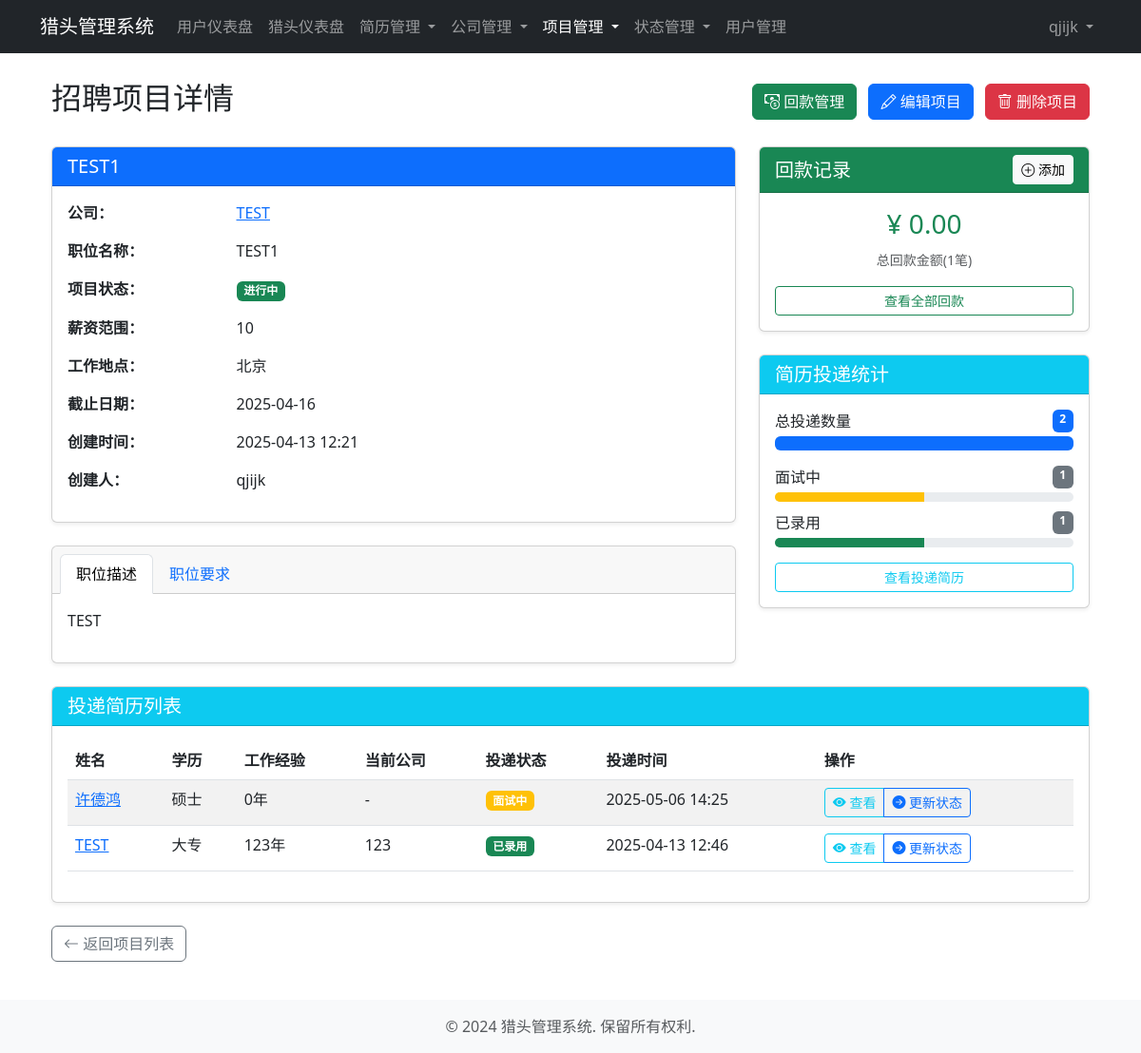
Page /headhunting/projects/1/ (signed in) on the earlier database version.
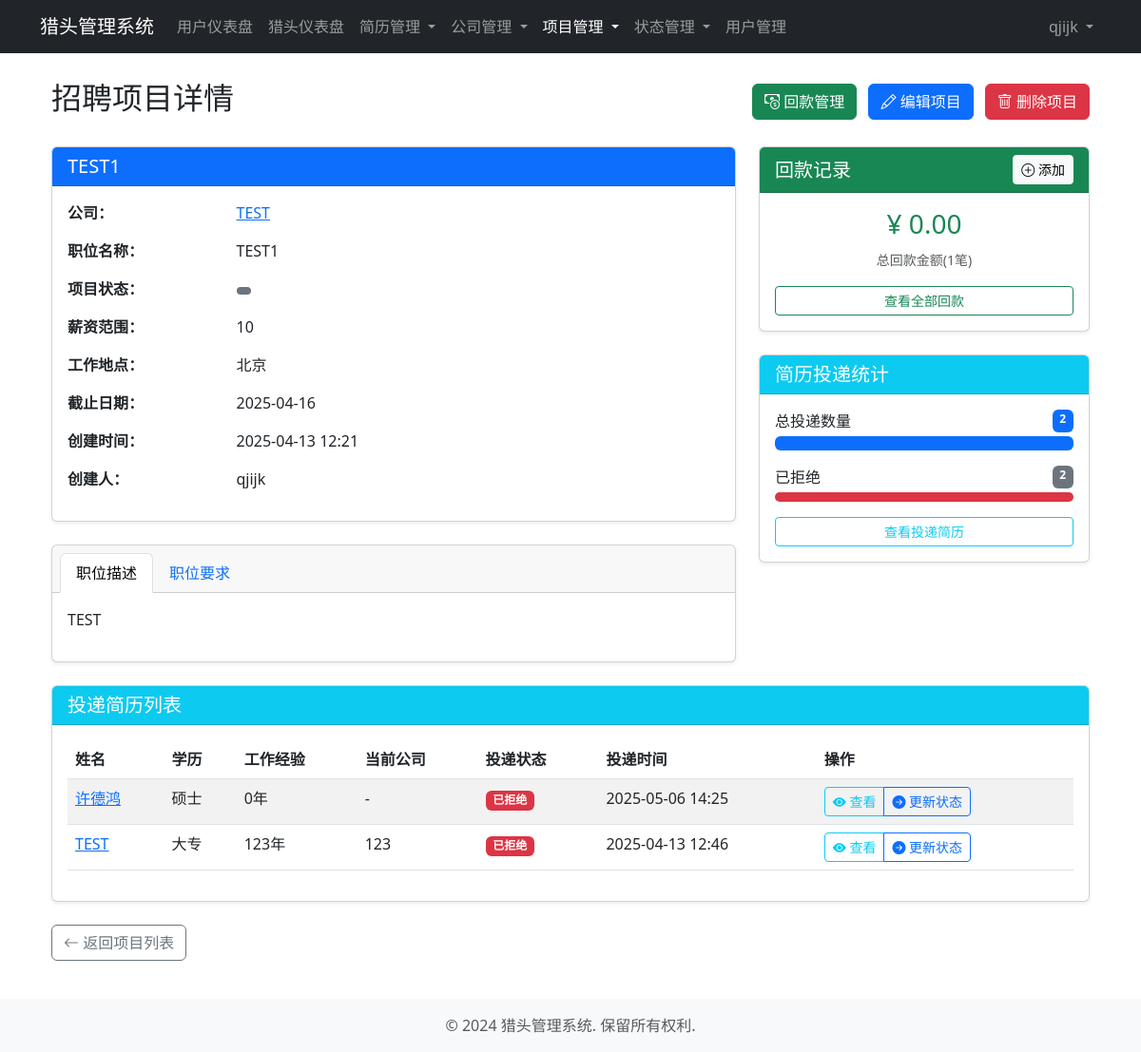
Same page on the later database version.
### headhunting/models.py (models this page shows, shortened)
class Project(models.Model):
    title = models.CharField(max_length=100, verbose_name='项目标题')
    company = models.ForeignKey(Company, on_delete=models.CASCADE, related_name='projects', verbose_name='关联公司')
    job_title = models.CharField(max_length=100, verbose_name='职位名称')
    job_description = models.TextField(verbose_name='职位描述')
    requirements = models.TextField(verbose_name='职位要求')
    salary_range = models.CharField(max_length=50, blank=True, null=True, verbose_name='薪资范围')
    location = models.CharField(max_length=100, blank=True, null=True, verbose_name='工作地点')
    status = models.ForeignKey(ProjectStatus, on_delete=models.SET_NULL, null=True, verbose_name='项目状态')
    created_at = models.DateTimeField(auto_now_add=True, verbose_name='创建时间')
    updated_at = models.DateTimeField(auto_now=True, verbose_name='更新时间')
    deadline = models.DateField(blank=True, null=True, verbose_name='截止日期')
    created_by = models.ForeignKey(User, on_delete=models.SET_NULL, null=True, related_name='created_projects', verbose_name='创建人')
    class Meta:
        verbose_name = '项目'
        verbose_name_plural = verbose_name
        ordering = ['-created_at']

class StatusOption(models.Model):
    name = models.CharField(max_length=50, verbose_name='状态名称')
    code = models.CharField(max_length=50, unique=True, verbose_name='状态代码')
    description = models.TextField(blank=True, null=True, verbose_name='描述')
    order = models.IntegerField(default=0, verbose_name='排序')
    is_active = models.BooleanField(default=True, verbose_name='是否激活')
    created_at = models.DateTimeField(auto_now_add=True, verbose_name='创建时间')
    class Meta:
        abstract = True
        ordering = ['order', 'created_at']

class ProjectStatus(StatusOption):
    class Meta:
        verbose_name = '项目状态'
        verbose_name_plural = verbose_name

class ResumeStatus(StatusOption):
    class Meta:
        verbose_name = '简历状态'
        verbose_name_plural = verbose_name

class ResumeProject(models.Model):
    resume = models.ForeignKey(Resume, on_delete=models.CASCADE, related_name='project_submissions', verbose_name='简历')
    project = models.ForeignKey(Project, on_delete=models.CASCADE, related_name='resume_submissions', verbose_name='项目')
    status = models.ForeignKey(ResumeStatus, on_delete=models.SET_NULL, null=True, verbose_name='状态')
    notes = models.TextField(blank=True, null=True, verbose_name='备注')
    submitted_at = models.DateTimeField(auto_now_add=True, verbose_name='投递时间')
    updated_at = models.DateTimeField(auto_now=True, verbose_name='更新时间')
    class Meta:
        verbose_name = '简历投递记录'
        verbose_name_plural = verbose_name
        ordering = ['-submitted_at']
        unique_together = ['resume', 'project']  # 同一个简历不能重复投递同一个项目

class Resume(models.Model):
    GENDER_CHOICES = [
        ('male', '男'),
        ('female', '女'),
        ('other', '其他'),
    ]
    EDUCATION_CHOICES = [
        ('high_school', '高中'),
        ('college', '大专'),
        ('bachelor', '本科'),
        ('master', '硕士'),
        ('phd', '博士'),
        ('other', '其他'),
    ]
    name = models.CharField(max_length=50, verbose_name='姓名')
    gender = models.CharField(max_length=10, choices=GENDER_CHOICES, verbose_name='性别')
    birth_date = models.DateField(blank=True, null=True, verbose_name='出生日期')
    phone = models.CharField(max_length=20, verbose_name='电话')
    email = models.EmailField(verbose_name='邮箱')
    education = models.CharField(max_length=20, choices=EDUCATION_CHOICES, verbose_name='最高学历')
    school = models.CharField(max_length=100, blank=True, null=True, verbose_name='毕业院校')
    major = models.CharField(max_length=100, blank=True, null=True, verbose_name='专业')
    experience_years = models.IntegerField(default=0, verbose_name='工作年限')
    current_company = models.CharField(max_length=100, blank=True, null=True, verbose_name='当前公司')
    current_position = models.CharField(max_length=100, blank=True, null=True, verbose_name='当前职位')
    skills = models.TextField(blank=True, null=True, verbose_name='技能')
    work_experience = models.TextField(blank=True, null=True, verbose_name='工作经历')
    work_exp_1_company = models.CharField(max_length=100, null=True, blank=True, verbose_name='公司1')
    work_exp_1_position = models.CharField(max_length=100, null=True, blank=True, verbose_name='职位1')
    work_exp_1_period = models.CharField(max_length=100, null=True, blank=True, verbose_name='时间段1')
    work_exp_1_description = models.TextField(null=True, blank=True, verbose_name='工作描述1')
    work_exp_2_company = models.CharField(max_length=100, null=True, blank=True, verbose_name='公司2')
    work_exp_2_position = models.CharField(max_length=100, null=True, blank=True, verbose_name='职位2')
    work_exp_2_period = models.CharField(max_length=100, null=True, blank=True, verbose_name='时间段2')
    work_exp_2_description = models.TextField(null=True, blank=True, verbose_name='工作描述2')
    work_exp_3_company = models.CharField(max_length=100, null=True, blank=True, verbose_name='公司3')
    work_exp_3_position = models.CharField(max_length=100, null=True, blank=True, verbose_name='职位3')
    work_exp_3_period = models.CharField(max_length=100, null=True, blank=True, verbose_name='时间段3')
    work_exp_3_description = models.TextField(null=True, blank=True, verbose_name='工作描述3')
    tags = models.ManyToManyField(Tag, blank=True, related_name='resumes', verbose_name='标签')
    resume_file = models.FileField(upload_to='resume_files/', null=True, blank=True, verbose_name='简历文件')
    created_at = models.DateTimeField(auto_now_add=True, verbose_name='创建时间')
    updated_at = models.DateTimeField(auto_now=True, verbose_name='更新时间')
    created_by = models.ForeignKey(User, on_delete=models.SET_NULL, null=True, related_name='created_resumes', verbose_name='创建人')
    class Meta:
        verbose_name = '简历'
        verbose_name_plural = verbose_name
        ordering = ['-created_at']

class Company(models.Model):
    name = models.CharField(max_length=100, verbose_name='公司名称')
    address = models.CharField(max_length=200, blank=True, null=True, verbose_name='地址')
    contact_person = models.CharField(max_length=50, blank=True, null=True, verbose_name='联系人')
    contact_phone = models.CharField(max_length=20, blank=True, null=True, verbose_name='联系电话')
    contact_email = models.EmailField(blank=True, null=True, verbose_name='联系邮箱')
    description = models.TextField(blank=True, null=True, verbose_name='公司描述')
    created_at = models.DateTimeField(auto_now_add=True, verbose_name='创建时间')
    updated_at = models.DateTimeField(auto_now=True, verbose_name='更新时间')
    created_by = models.ForeignKey(User, on_delete=models.SET_NULL, null=True, related_name='created_companies', verbose_name='创建人')
    class Meta:
        verbose_name = '公司'
        verbose_name_plural = verbose_name
        ordering = ['-created_at']

### accounts/models.py (models this page shows, shortened)
class User(AbstractUser):
    SYSTEM_ADMIN = 'system_admin'  # 系统管理员
    ADMIN = 'admin'  # 普通管理员
    NORMAL_USER = 'normal_user'  # 普通用户
    USER_TYPE_CHOICES = [
        (SYSTEM_ADMIN, '系统管理员'),
        (ADMIN, '普通管理员'),
        (NORMAL_USER, '普通用户'),
    ]
    email = models.EmailField(unique=True, verbose_name='邮箱')
    username = models.CharField(max_length=50, unique=True, verbose_name='用户名')
    user_type = models.CharField(
        max_length=20,
        choices=USER_TYPE_CHOICES,
        default=NORMAL_USER,
        verbose_name='用户类型'
    )
    phone = models.CharField(max_length=15, blank=True, null=True, verbose_name='电话')
    is_active = models.BooleanField(default=True, verbose_name='是否激活')
    date_joined = models.DateTimeField(auto_now_add=True, verbose_name='注册时间')
    objects = UserManager()
    USERNAME_FIELD = 'email'
    REQUIRED_FIELDS = ['username']
    class Meta:
        verbose_name = '用户'
        verbose_name_plural = verbose_name
        ordering = ['-date_joined']
    def __str__(self):
        return self.username
    @property
    def is_system_admin(self):
        return self.user_type == self.SYSTEM_ADMIN

### headhunting/views.py (the view)
# urls.py: path('projects/<int:pk>/', views.project_detail, name='project_detail'),
@login_required
def project_detail(request, pk):
    project = get_object_or_404(Project, pk=pk)
    submissions = project.resume_submissions.all()
    return render(request, 'headhunting/project_detail.html', {
        'project': project,
        'submissions': submissions
    })

### templates/headhunting/project_detail.html (shortened to what the changed rows need)
{% extends 'base/base.html' %}
{% block content %}
<div class="container">
    <div class="d-flex justify-content-between align-items-center mb-4">
        <h2>招聘项目详情</h2>
    </div>
    <div class="row">
        <div class="col-md-8">
            <div class="card shadow-sm mb-4">
                <div class="card-header bg-primary text-white">
                    <h5 class="card-title mb-0">{{ project.title }}</h5>
                </div>
                <div class="card-body">
                    <div class="row mb-3">
                        <div class="col-md-9">
                            <a href="{% url 'company_detail' project.company.id %}">{{ project.company.name }}</a>
                        </div>
                    </div>
                    <div class="row mb-3">
                        <div class="col-md-3 fw-bold">职位名称：</div>
                        <div class="col-md-9">{{ project.job_title }}</div>
                    </div>
                    <div class="row mb-3">
                        <div class="col-md-9">
                            <span class="badge {% if project.status.code == 'active' %}bg-success{% elif project.status.code == 'paused' %}bg-warning{% elif project.status.code == 'completed' %}bg-primary{% else %}bg-secondary{% endif %}">
                                {{ project.status.name }}
                            </span>
                        </div>
                    </div>
                    <div class="row mb-3">
                        <div class="col-md-3 fw-bold">薪资范围：</div>
                        <div class="col-md-9">{{ project.salary_range|default:"未设置" }}</div>
                    </div>
                    <div class="row mb-3">
                        <div class="col-md-3 fw-bold">工作地点：</div>
                        <div class="col-md-9">{{ project.location|default:"未设置" }}</div>
                    </div>
                    <div class="row mb-3">
                        <div class="col-md-3 fw-bold">截止日期：</div>
                        <div class="col-md-9">{{ project.deadline|date:"Y-m-d"|default:"未设置" }}</div>
                    </div>
                    <div class="row mb-3">
                        <div class="col-md-3 fw-bold">创建时间：</div>
                        <div class="col-md-9">{{ project.created_at|date:"Y-m-d H:i" }}</div>
                    </div>
                    <div class="row mb-3">
                        <div class="col-md-3 fw-bold">创建人：</div>
                        <div class="col-md-9">{{ project.created_by }}</div>
                    </div>
                </div>
            </div>
            <div class="card shadow-sm mb-4">
                <div class="card-body">
                    <div class="tab-content" id="jobTabsContent">
                        <div class="tab-pane fade show active" id="description" role="tabpanel" aria-labelledby="description-tab">
                            {{ project.job_description|linebreaks }}
                        </div>
                    </div>
                </div>
            </div>
        </div>
        <div class="col-md-4">
            <div class="card shadow-sm mb-4">
                <div class="card-body">
                    {% with submissions=project.resume_submissions.all %}
                    {% regroup submissions by status as status_list %}
                    {% for status_group in status_list %}
                    <div class="mb-2">
                        <div class="d-flex justify-content-between mb-1">
                            <span>{{ status_group.grouper.name }}</span>
                            <span class="badge bg-secondary">{{ status_group.list|length }}</span>
                        </div>
                        <div class="progress" style="height: 10px;">
                            <div class="progress-bar
                                {% if status_group.grouper.code == 'submitted' %}bg-secondary
                                {% elif status_group.grouper.code == 'reviewing' %}bg-info
                                {% elif status_group.grouper.code == 'interview' %}bg-warning
                                {% elif status_group.grouper.code == 'offer' %}bg-success
                                {% elif status_group.grouper.code == 'rejected' %}bg-danger
                                {% else %}bg-secondary{% endif %}"
                                role="progressbar"
                                style="width: {% widthratio status_group.list|length submissions|length 100 %}%"
                                aria-valuenow="{{ status_group.list|length }}"
                                aria-valuemin="0"
                                aria-valuemax="{{ submissions|length }}">
                            </div>
                        </div>
                    </div>
                    {% endfor %}
                    {% endwith %}
                </div>
            </div>
        </div>
    </div>
    <div class="card shadow-sm mb-4" id="resumeSubmissionList">
        <div class="card-body">
            {% if project.resume_submissions.all %}
            <div class="table-responsive">
                <table class="table table-striped table-hover">
                    <thead>
                        <tr>
                            <th>姓名</th>
                            <th>学历</th>
                            <th>工作经验</th>
                            <th>当前公司</th>
                            <th>投递状态</th>
                            <th>投递时间</th>
                            <th>操作</th>
                        </tr>
                    </thead>
                    <tbody>
                        {% for submission in project.resume_submissions.all %}
                        <tr>
                            <td>
                                <a href="{% url 'resume_detail' submission.resume.id %}">{{ submission.resume.name }}</a>
                            </td>
                            <td>{{ submission.resume.get_education_display }}</td>
                            <td>{{ submission.resume.experience_years }}年</td>
                            <td>{{ submission.resume.current_company|default:"-" }}</td>
                            <td>
                                <span class="badge
                                    {% if submission.status.code == 'submitted' %}bg-secondary
                                    {% elif submission.status.code == 'reviewing' %}bg-info
                                    {% elif submission.status.code == 'interview' %}bg-warning
                                    {% elif submission.status.code == 'offer' %}bg-success
                                    {% elif submission.status.code == 'rejected' %}bg-danger
                                    {% else %}bg-secondary{% endif %}">
                                    {{ submission.status.name }}
                                </span>
                            </td>
                            <td>{{ submission.submitted_at|date:"Y-m-d H:i" }}</td>
                            <td>
                                <div class="btn-group btn-group-sm">
                                    <a href="{% url 'resume_detail' submission.resume.id %}" class="btn btn-outline-info">
                                        <i class="bi bi-eye-fill"></i> 查看
                                    </a>
                                    <a href="{% url 'submission_update_status' submission.id %}?from_project=true" class="btn btn-outline-primary">
                                        <i class="bi bi-arrow-right-circle-fill"></i> 更新状态
                                    </a>
                                </div>
                            </td>
                        </tr>
                        {% endfor %}
                    </tbody>
                </table>
            </div>
            {% else %}
            <div class="alert alert-info">
                <i class="bi bi-info-circle"></i> 暂无简历投递数据。
            </div>
            {% endif %}
        </div>
    </div>
</div>
{% endblock %}
{% block extra_css %}
<link rel="stylesheet" href="https://cdn.jsdelivr.net/npm/bootstrap-icons@1.10.0/font/bootstrap-icons.css">
{% endblock %}

Differences in the rows shown:
removed ResumeStatus: grouper.name "面试中", list|length "1"
removed ResumeStatus: grouper.name "已录用", list|length "1"
changed Project "TEST1": status_id 1 → empty (drawn); status.name "进行中" → (not shown)
added ResumeStatus: grouper.name "已拒绝", list|length "2"
changed ResumeProject "许德鸿": status_id 3 → 13 (drawn); status.name "面试中" → "已拒绝"
changed ResumeProject "TEST": status_id 4 → 13 (drawn); status.name "已录用" → "已拒绝"
